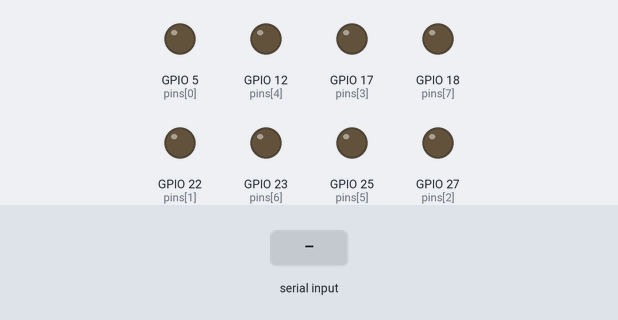
A program run on a simulated Raspberry Pi (BCM pin numbers). Parts: output pins drawn as LEDs (lit = HIGH). Inputs (shaded band) come from the test bench. At 2.3 s the program stops and its outputs stay as they are.

Above: at 1.2 s.
1.3 s: "1" typed at the terminal
At 2.1 s:
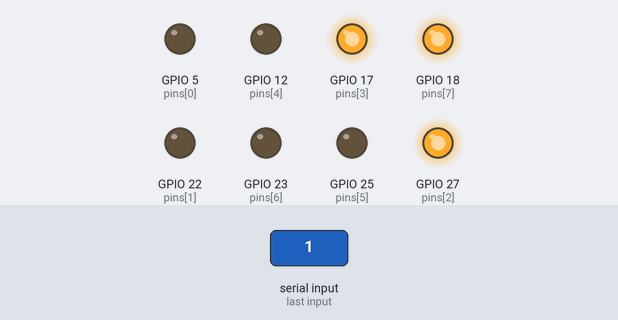
Timing chart, 0 to 3.8 s (numbered marks = the images above; inputs shaded):
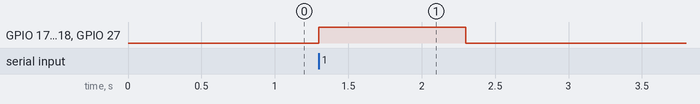

The program:

ascii.py
```python
#!/usr/bin/env python

"""Show STDIN on 8 LEDs using ASCII."""

import RPi.GPIO as GPIO
from time import sleep
import sys

pins = [5, 22, 27, 17, 12, 25, 23, 18]
pins.reverse()
GPIO.setmode(GPIO.BCM)
GPIO.setup(pins, GPIO.OUT)

pipe_contents = sys.stdin.read()

def display(character):
    assert type(character) == type(str())
    assert len(character) == 1
    for p in pins:
        GPIO.output(p, GPIO.LOW) # reset the many
    for bit in range(8): # turn on the few
        if (ord(character) >> bit) % 2:
            GPIO.output(pins[bit], GPIO.HIGH)

try:
    for c in pipe_contents:
        display(c)
        sleep(1)
except KeyboardInterrupt:
    pass

GPIO.cleanup()
```

Measured:
- after the input at 1.3 s, GPIO 17 (pins[3]), GPIO 18 (pins[7]), GPIO 27 (pins[2]): LOW → HIGH at once, → LOW 1.0 s later
